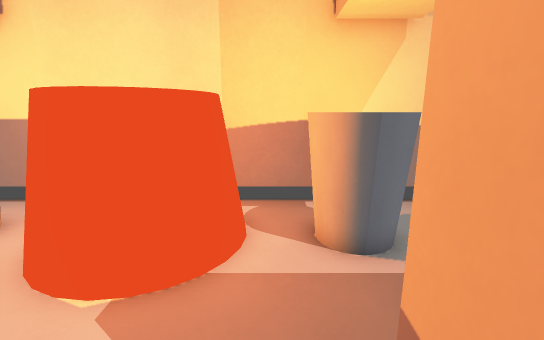
view 1 (above)

12 first-person views from a walk through a level from a Godot 3-D game. The camera is 1.5 m above the floor, tilts 12° down and sees 90° across. The floor is counted in squares, 0.5 m on a side. Each view is taken from the middle of a square. On the plan, view 1 faces up. The plan holds only what a view shows up to about 20 squares ahead; the rest is blank. The place goes on beyond the plan.

view 2
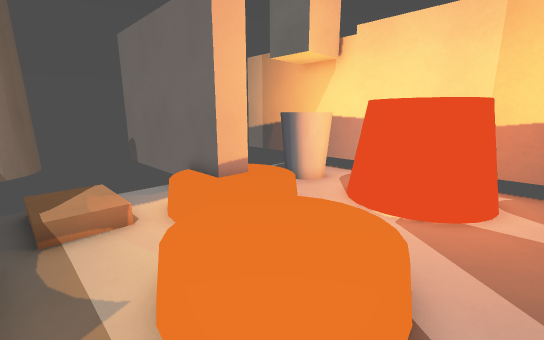

view 3
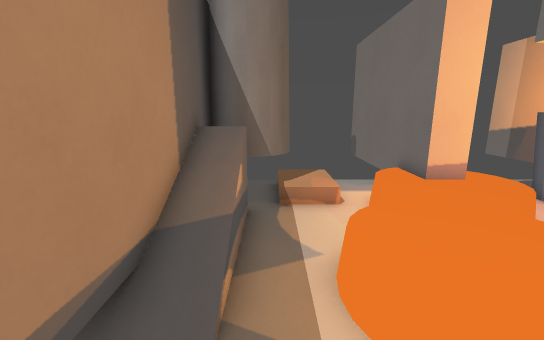

view 4
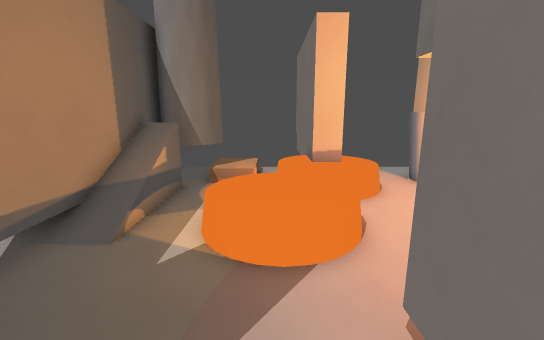

view 5
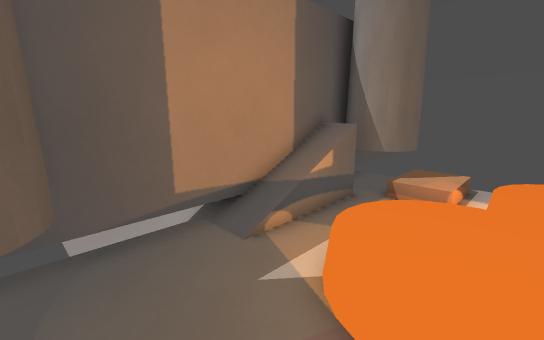

view 6
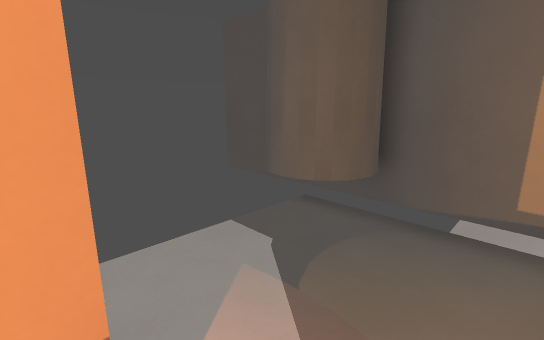

view 7
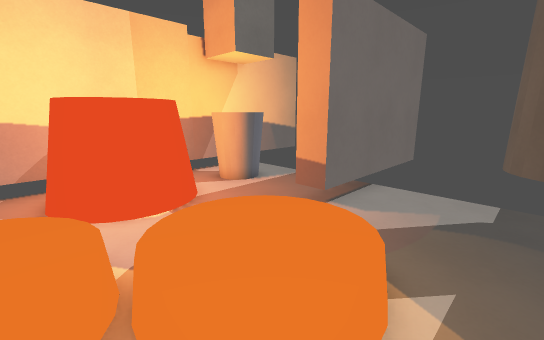

view 8
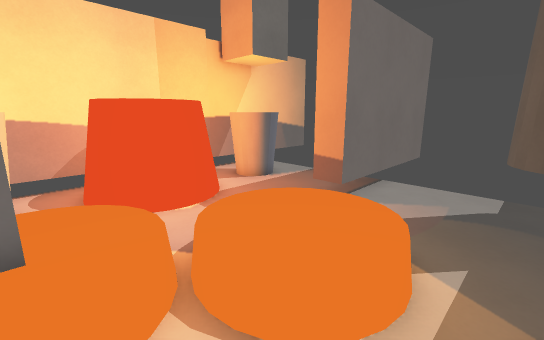

view 9
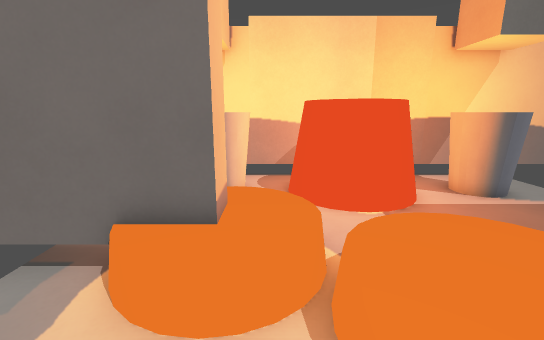

view 10
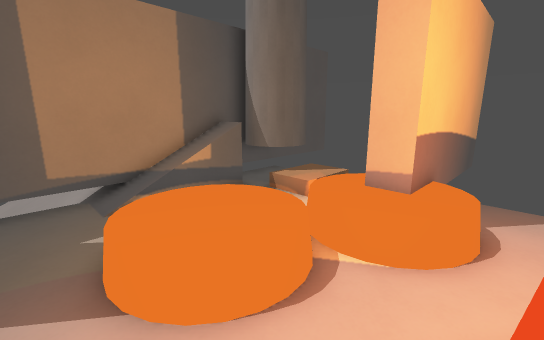

view 11
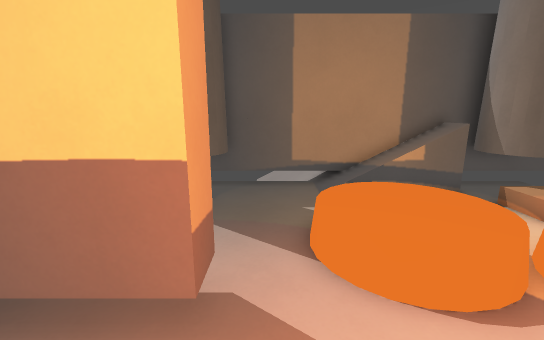

view 12
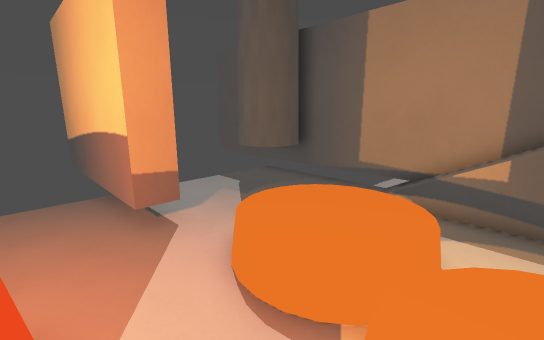

### Floor plan
Key: @ floor where view 1 was taken; # wall or solid block; x gap in a wall; . main floor; : floor 0.25 m higher than the main floor; + floor 0.5 m higher than the main floor; * floor 0.75 m higher than the main floor; % floor 1 m higher than the main floor; / step, stairs or slope; = window, fence, low wall or low ledge; ^ raised ledge; v drop or lower ground; O other object.
Columns run from 11 left of view 1 to 5 right of it. Each row starts with its distance up from view 1.
  9 #################
  8   .x..=   =..x..
  7    ^^.#   #.^ ^.
  6  .^ ^.#   #.^ ^.
  5  ..^..#####..^..
  4  ......###......
  3  ..+++..........
  2 ##### ......#####
  1 ##### :+++..#####
  0  ..+++.   .@....
 -1  ../..:   :.....
 -2  OOO...+ +......
 -3    O............
 -4  ###.........###
 -5  ###v%*//....###
 -6  ###############

Where each view was taken, in squares from view 1:
view 1: 0 up, 0 right, facing up
view 2: 4 down, 0 right, facing up-left
view 3: 4 down, 1 right, facing left
view 4: 1 down, 4 right, facing left
view 5: 0 up, 2 right, facing down-left
view 6: 1 up, 1 left, facing down-right
view 7: 4 down, 6 left, facing up-right
view 8: 4 down, 7 left, facing up-right
view 9: 4 down, 6 left, facing up
view 10: 4 up, 0 right, facing down-left
view 11: 5 up, 0 right, facing down
view 12: 4 up, 6 left, facing down-right
